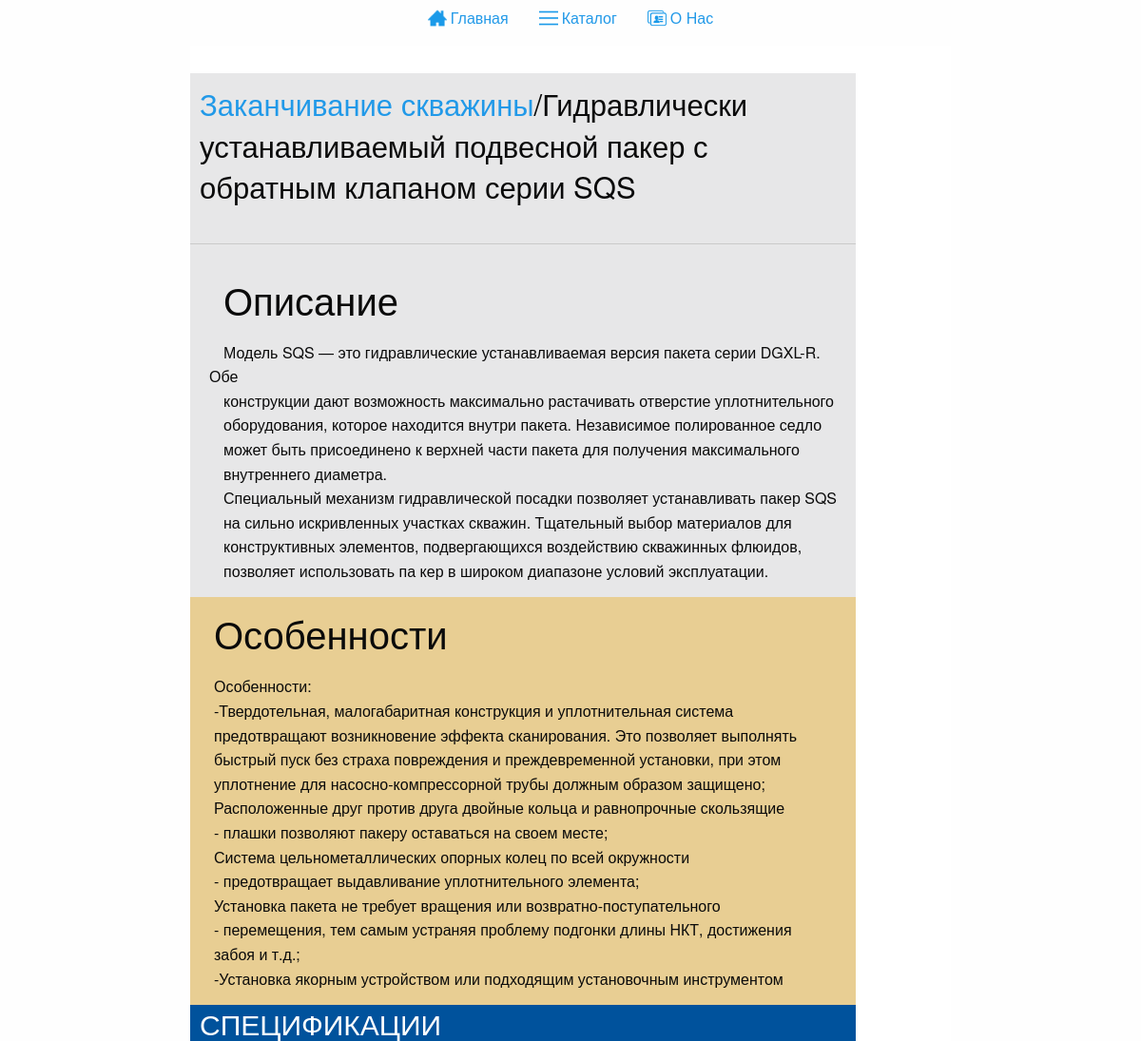
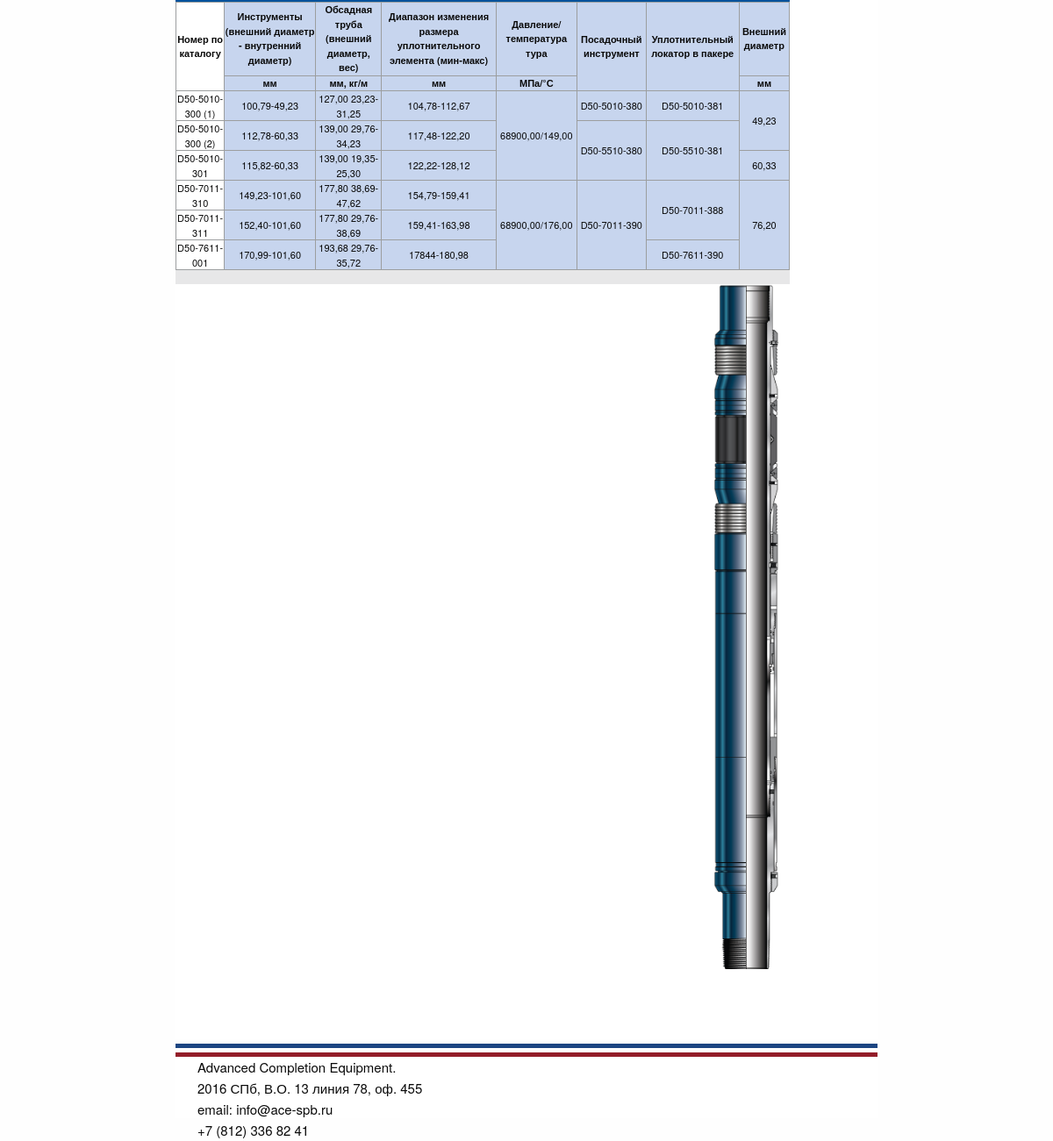
The app's page /product/20 with its own data (2 pictures, top to bottom).
### main/models.py (models this page shows, shortened)
class Product(models.Model):
	title = models.CharField(max_length=300, verbose_name="Название")
	category = models.ForeignKey(Category)
	desctiption = RedactorField(max_length=3000, verbose_name="Описание")
	text = RedactorField(max_length=3000, verbose_name="Особенности", blank=True)
	image = models.ImageField(upload_to='images/')
	specification_image = models.ImageField(upload_to='images/specifications')
	promoted = models.BooleanField(default=False)
	promoted_name = models.CharField(max_length=300)
	class Meta:
		verbose_name = 'Продукт'
		verbose_name_plural = 'Продукты'
	def admin_thumbnail(self):
		return u'<img src="{0}" height="300px"/>'.format(self.image.url)
	admin_thumbnail.short_description = 'Thumbnail'
	admin_thumbnail.allow_tags = True

class Category(models.Model):
	title = models.CharField(max_length=300, unique=True)
	class Meta:
		verbose_name = 'Категория'
		verbose_name_plural = 'Категории'
	def __str__(self):
		return '{}'.format(self.title)

class SpecificationField(models.Model):
	product = models.ForeignKey(Product)
	title = models.CharField(max_length=400)
	measure = models.CharField(max_length=50, blank=True)
	class Meta:
		verbose_name = 'Поле спецификации'
		verbose_name_plural = 'Поля спецификации'

class SpecificationInstance(models.Model):
	product = models.ForeignKey(Product)
	index = models.CharField(max_length=100)
	number= models.IntegerField()
	class Meta:
		verbose_name = 'Экземпляр спецификации'
		verbose_name_plural = 'Экземпляры спецификации'
		ordering = ['number']
	def selflink(self):
		if self.id:
			return "<a href='/admin/main/specificationinstance/{}' target='_blank'>Edit</a>".format(self.id)
		else:
			return "Not present"
	selflink.allow_tags = True

class SpecificationInstanceValue(models.Model):
	specification_instance = models.ForeignKey(SpecificationInstance)
	specification_field = models.ForeignKey(SpecificationField)
	value = models.CharField(max_length=1500)
	class Meta:
		verbose_name = 'Значение поля спецификации'
		verbose_name_plural = 'Значения полей спецификации'

### main/views.py (the view)
# urls.py: url(r'^product/([0-9]+)', product, name='product'),
def product(request, product_id):
	cs = Category.objects.all()
	prod = Product.objects.get(id=product_id)
	user = request.user;
	return render_to_response('product.html', context={'product':prod,'user':user, 'categories':cs})

### main/templatetags/specification_cell_filter.py (called while the page is built)
def find_value(field ,row):
	for v in row.specificationinstancevalue_set.all():
		if v.specification_field == field:
			return v.value
	return ''

def check_bottom_cell_rowspan(field, this_value, index, instances_list, depth=0):
	that_value = find_value(field, instances_list[index])
	if that_value==this_value:
		depth += 1
		if (index != len(instances_list)-1):
			return check_bottom_cell_rowspan(field, this_value, index+1, instances_list, depth)
		return depth
	else:
		return depth

@register.filter
def specification_cell_filter(field, row):
	flag = False
	product = row.product
	instances_list = list(product.specificationinstance_set.all())
	index = instances_list.index(row)
	counter_rowspan = 0;
	this_value = find_value(field, row)
	counter_rowspan = check_bottom_cell_rowspan (field, this_value, index, instances_list, 0)
	if (index != 0) and (find_value(field, instances_list[index-1]) == this_value):
		return None
	else:
		return "<td rowspan="+ str(counter_rowspan) +">"+ this_value +"</td>"

### templates/product.html (shortened to what this page needs)
{% extends 'base.html' %}
{% load static %}
{% load next %}
{% load specification_cell_filter %}
{% block content%}
		<div class="main-index">
			<br/>
			<div class="product-info">
				<div class="product-info__text" >
					<div class="product-info__title">
						<h3><a href="{% url 'product_list' product.category.id %}">{{product.category}}</a>/{{product.title}}</h3>
					</div>
					<hr/>
					<div class="product-info__description">
						<h2>Описание</h2>
						{{product.desctiption | safe }}
					</div>
					<div class="product-info__options">
						<h2>Особенности</h2>
						{{product.text | safe }}
					</div>
					{% if product.specificationinstance_set.all %}
						<div class="style-title">
							Спецификации
						</div>
							<table class="pure-table pure-table-bordered">
								<tr>
									<th rowspan="2" class="table-index-row">
										Номер по каталогу
									</th>
									{% for field in product.specificationfield_set.all %}
										{% if field.measure %}
											<th>
												{{ field.title }}
											</th>
										{% else %}
											<th rowspan="2">
												{{ field.title }}
											</th>
										{% endif %}
									{% endfor %}
								</tr>
								<tr>
										{% for field in product.specificationfield_set.all %}
												{% if field.measure %}<th>{{ field.measure }}</th>{% endif %}
										{% endfor %}
								</tr>
									{% for row in product.specificationinstance_set.all %}
											<tr>
												<td class="table-index-row">
													{{row.index|safe}}
												</td>
												{% for field in product.specificationfield_set.all %}
													{% if field|specification_cell_filter:row %}
														{{field|specification_cell_filter:row|safe}}
													{% endif %}
												{% endfor %}
											</tr>
									{% endfor %}
							</table>
						{% endif %}
				</div>
				<div class="product-info__image">
					<img width="200px" src="{{product.image.url}}" >
				</div>
				</div>
		</div>
{% endblock %}

### static/css/styles.css (style rules this page uses)
body, html { height: 100%; }
body { font-family: Arimo; margin: 0; padding: 0; background-color: #f1f1f1; }
p, h1,h2,h3,h4,h5,h6,ul,li { margin: 0; padding: 0; }
* { box-sizing: border-box; }
.header, .main-index, .footer { background-color: #fff; }
.header, .main-index { margin-right: auto; margin-left: auto; }
.main-index { display: block; padding: 5px 0px 10px 0px; overflow: auto; }
.style-title { font-size: 30px; background-color: #00529c; color: white; height: 40px; line-height: 40px; vertical-align: middle; padding-left: 10px; text-transform: uppercase; }
table { width: 100%; border-collapse:collapse; }
table th { font-size: 11px; border-bottom: 1px; }
table td { font-size: 11px; height: 22px; }
table td, table th { text-align: center; border: 1px solid #9c9e9f; background-color: #c7d5ee; }
.table-index-row { background-color: white; }
.product-info { overflow: auto; }
.product-info__title { padding: 10px; }
.product-info__text { float: left; width: 700px; background-color: #e7e7e8; }
.product-info__text p { margin-bottom:0px; }
.product-info__text table td, .product-info__text table th { padding: 0px; }
.product-info__image { text-align: center; float: right; width: 100px; margin-bottom: 70px; margin-right: 100px; }
.product-info__image img { width: 75px; }
.product-info__description { text-indent: 15px; padding: 10px 10px 15px 20px; }
.product-info__description h2 { margin-bottom: 15px; }
.product-info__options { background-color: #e8ce93; padding: 10px 10px 15px 25px; }
.product-info__options h2 { margin-bottom: 15px; }

### records on screen
Product: category "Заканчивание скважины", title "Гидравлически устанавливаемый подвесной пакер с обратным клапаном серии SQS", desctiption "Модель SQS — это гидравлические устанавливаемая версия пакета серии DGXL-R. Обе конструкции дают возможность максимально растачивать отверстие уплотнительного оборудования, которое находится внутри пакета. Независимое полированное седло может быть присоединено к верхней части пакета для получения максимального внутреннего диаметра. Специальный механизм гидравлической посадки позволяет устанавливать пакер SQS на сильно искривленных участках скважин. Тщательный выбор материалов для конструктивных элементов, подвергающихся воздействию скважинных флюидов, позволяет использовать па кер в широком диапазоне условий эксплуатации.", text "Особенности: -Твердотельная, малогабаритная конструкция и уплотнительная система предотвращают возникновение эффекта сканирования. Это позволяет выполнять быстрый пуск без страха повреждения и преждевременной установки, при этом уплотнение для насосно-компрессорной трубы должным образом защищено; Расположенные друг против друга двойные кольца и равнопрочные скользящие - плашки позволяют пакеру оставаться на своем месте; Система цельнометаллических опорных колец по всей окружности - предотвращает выдавливание уплотнительного элемента; Установка пакета не требует вращения или возвратно-поступательного - перемещения, тем самым устраняя проблему подгонки длины НКТ, достижения забоя и т.д.;…", image (picture)
SpecificationField: title "Инструменты (внешний диаметр - внутренний диаметр)", measure "мм", id.specification_field_id "100,79-49,23", id.specification_instance_id "112,78-60,33", id.specification_instance_id "115,82-60,33", id.specification_instance_id "149,23-101,60", id.specification_instance_id "152,40-101,60", id.specification_instance_id "170,99-101,60"
SpecificationField: title "Обсадная труба (внешний диаметр, вес)", measure "мм, кг/м", specification_field_id "127,00 23,23-31,25", id.specification_instance_id "139,00 29,76-34,23", id.specification_instance_id "139,00 19,35-25,30", id.value "177,80 38,69-47,62", id.value "177,80 29,76-38,69", id.specification_field_id "193,68 29,76-35,72"
SpecificationField: title "Диапазон изменения размера уплотнительного элемента (мин-макс)", measure "мм", specification_field_id "104,78-112,67", id.value "117,48-122,20", id.value "122,22-128,12", id.specification_field_id "154,79-159,41", id.specification_field_id "159,41-163,98", id.specification_field_id "17844-180,98"
SpecificationField: title "Давление/температура тура", measure "МПа/°С", specification_field_id "68900,00/149,00", id.specification_field_id "68900,00/176,00"
SpecificationField: title "Посадочный инструмент", specification_field_id "D50-5010-380", id.specification_field_id "D50-5510-380", id.specification_field_id "D50-7011-390"
SpecificationField: title "Уплотнительный локатор в пакере", specification_field_id "D50-5010-381", id.specification_field_id "D50-5510-381", id.specification_field_id "D50-7011-388", id.specification_field_id "D50-7611-390"
SpecificationField: title "Внешний диаметр", measure "мм", specification_field_id "49,23", id.specification_field_id "60,33", id.specification_field_id "76,20"
SpecificationInstance: index "D50-5010-300 (1)"
SpecificationInstance: index "D50-5010-300 (2)"
SpecificationInstance: index "D50-5010-301"
SpecificationInstance: index "D50-7011-310"
SpecificationInstance: index "D50-7011-311"
SpecificationInstance: index "D50-7611-001"
